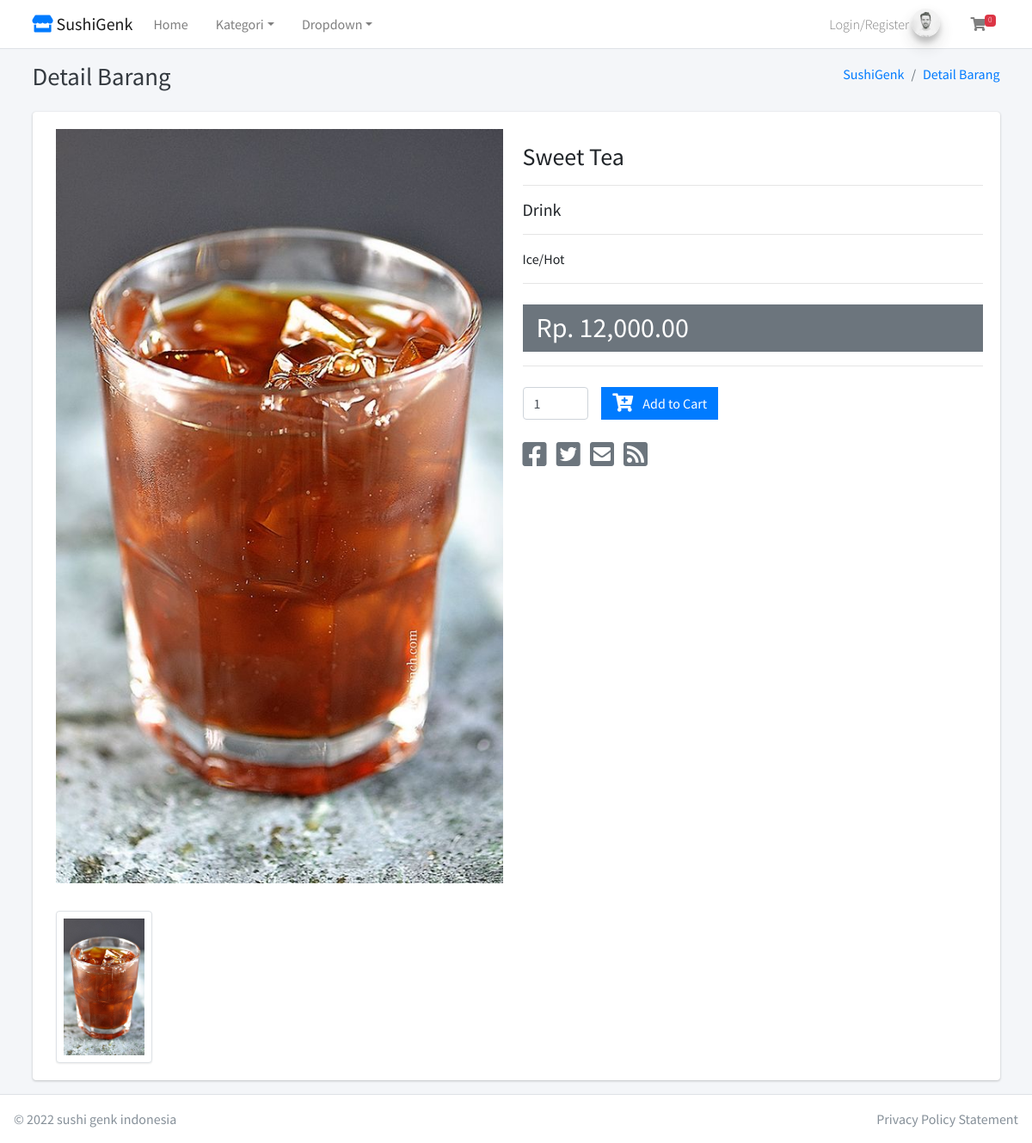
/home/detail_barang/10, run on the app's committed database.
### tables this page shows
CREATE TABLE `tbl_barang` (
  `id_barang` int(11) NOT NULL,
  `nama_barang` varchar(255) DEFAULT NULL,
  `id_kategori` int(11) DEFAULT NULL,
  `harga` int(11) DEFAULT NULL,
  `deskripsi` mediumtext DEFAULT NULL,
  `gambar` text DEFAULT NULL,
  `berat` int(11) NOT NULL
);

CREATE TABLE `tbl_kategori` (
  `id_kategori` int(11) NOT NULL,
  `nama_kategori` varchar(50) DEFAULT NULL
);

### application/views/layout/v_content.php (called while the page is built)
<?php
if ($isi) {
	$this->load->view($isi);
}

### application/views/layout/v_wrapper_frontend.php (called while the page is built)
<?php
require_once('v_head.php');
require_once('v_header_frontend.php');
require_once('v_nav_frontend.php');
require_once('v_content.php');
require_once('v_footer_frontend.php');

### application/controllers/Home.php (called while the page is built, shortened)
<?php
class Home extends CI_Controller
{
	public function __construct()
	{
		$this->load->model('m_home');
	}
	public function detail_barang($id_barang)
	{
		$data = array(
			'title' => 'Detail Barang',
			'gambar' => $this->m_home->gambar_barang($id_barang),
			'barang' => $this->m_home->detail_barang($id_barang),
			'isi' => 'v_detail_barang',
		);
		$this->load->view('layout/v_wrapper_frontend', $data, FALSE);
	}
}

### index.php (called while the page is built, shortened)
<?php
require_once BASEPATH.'core/CodeIgniter.php';

### application/models/M_home.php (called while the page is built, shortened)
<?php
class M_home extends CI_Model
{
	public function get_all_data_kategori()
	{
		$this->db->select('*');
		$this->db->from('tbl_kategori');
		$this->db->order_by('id_kategori', 'desc');
		return $this->db->get()->result();
	}
	public function detail_barang($id_barang)
	{
		$this->db->select('*');
		$this->db->from('tbl_barang');
		$this->db->join('tbl_kategori', 'tbl_kategori.id_kategori = tbl_barang.id_kategori', 'left');
		$this->db->where('id_barang', $id_barang);
		return $this->db->get()->row();
	}
	public function gambar_barang($id_barang){
		$this->db->select('*');
		$this->db->from('tbl_gambar');
		$this->db->where('id_barang', $id_barang);
		return $this->db->get()->result();
	}
}

### application/views/v_detail_barang.php (the view, shortened to what this page needs)
<div class="card card-solid">
	<div class="card-body">
		<div class="row">
			<div class="col-12 col-sm-6">
				<div class="col-12">
					<img src="<?= base_url('assets/gambar/' . $barang->gambar) ?>" class="product-image" alt="Product Image">
				</div>
				<div class="col-12 product-image-thumbs">
					<div class="product-image-thumb active"><img src="<?= base_url('assets/gambar/' . $barang->gambar) ?>" alt="Product Image"></div>
				</div>
			</div>
			<div class="col-12 col-sm-6">
				<h3 class="my-3"><?= $barang->nama_barang ?></h3>
				<hr>
				<h5><?= $barang->nama_kategori ?></h5>
				<hr>
				<p><?= $barang->deskripsi ?></p>
				<hr>
				<div class="bg-gray py-2 px-3 mt-4">
					<h2 class="mb-0">
						Rp. <?= number_format($barang->harga, 0) ?>.00
					</h2>
				</div>
				<hr>
				<?php
				echo form_open('belanja/add');
				?>
				<div class="mt-4">
					<div class="row">
						<div class="col-sm-2">
							<input type="number" name="qty" class="form-control" value="1" min="1">
						</div>
						<div class=" col-sm-8">
							<button type="submit" class="btn btn-primary btn-flat swalDefaultSuccess">
								<i class="fas fa-cart-plus fa-lg mr-2"></i>
								Add to Cart
							</button>
						</div>
					</div>
				</div>
				<?php echo form_close(); ?>
				<div class="mt-4 product-share">
					<a href="#" class="text-gray">
						<i class="fab fa-facebook-square fa-2x"></i>
					</a>
					<a href="#" class="text-gray">
						<i class="fab fa-twitter-square fa-2x"></i>
					</a>
					<a href="#" class="text-gray">
						<i class="fas fa-envelope-square fa-2x"></i>
					</a>
					<a href="#" class="text-gray">
						<i class="fas fa-rss-square fa-2x"></i>
					</a>
				</div>
			</div>
		</div>
	</div>
</div>

### data on the page
tbl_barang: gambar (picture), nama_barang "Sweet Tea", id_kategori.nama_kategori "Drink", deskripsi "Ice/Hot", harga "12,000"

### other printed values
$jml_item "0"
$title "Detail Barang"
